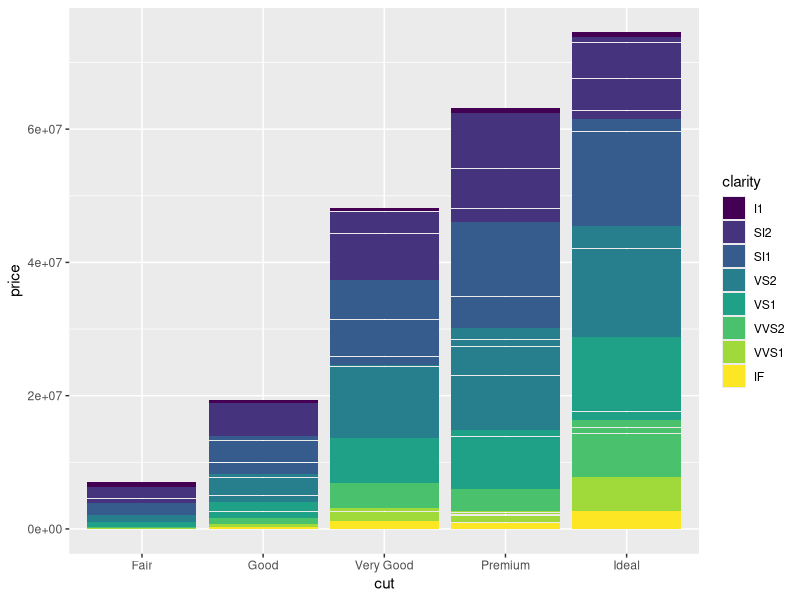
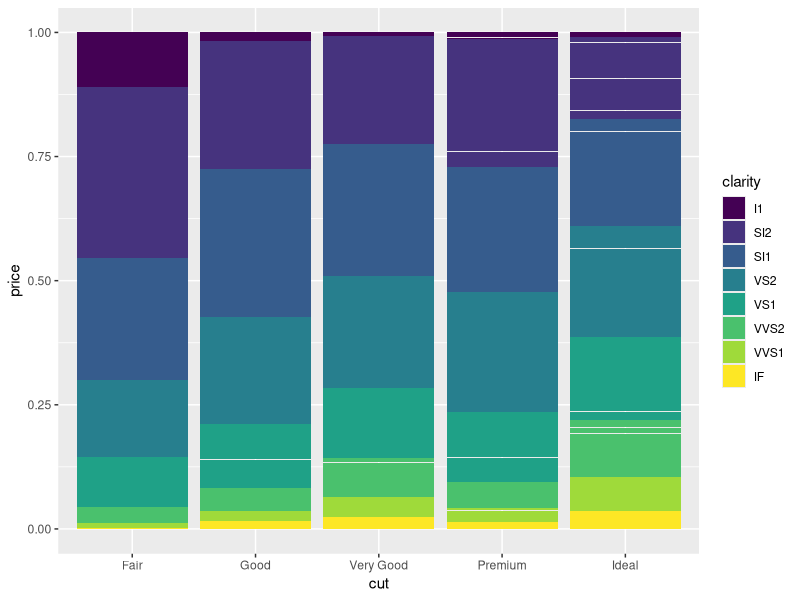
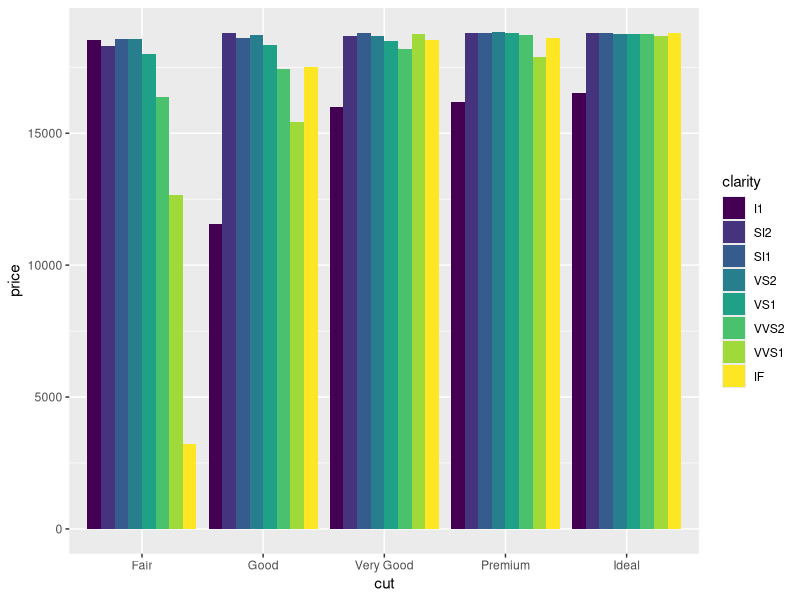
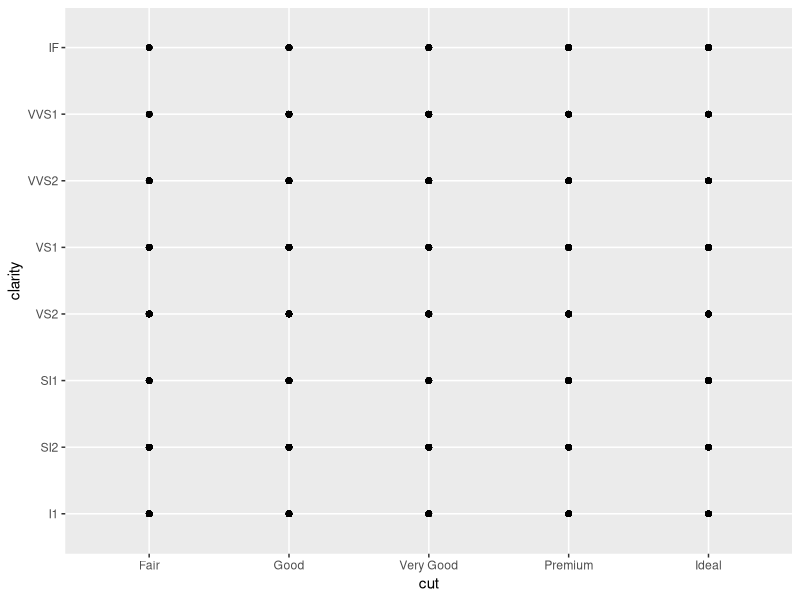
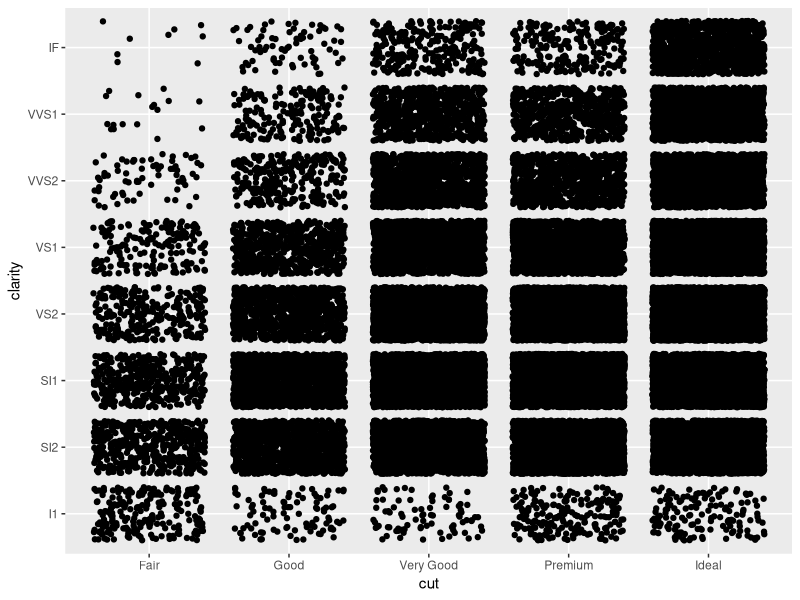
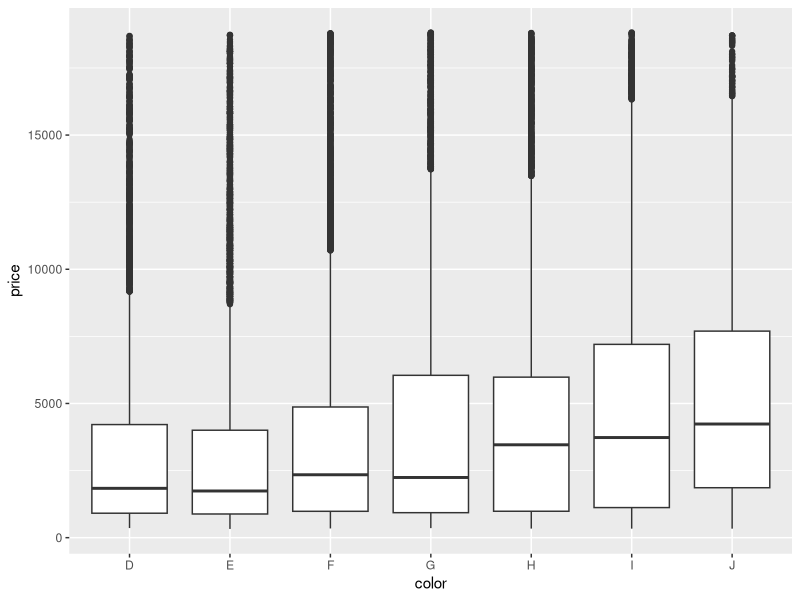
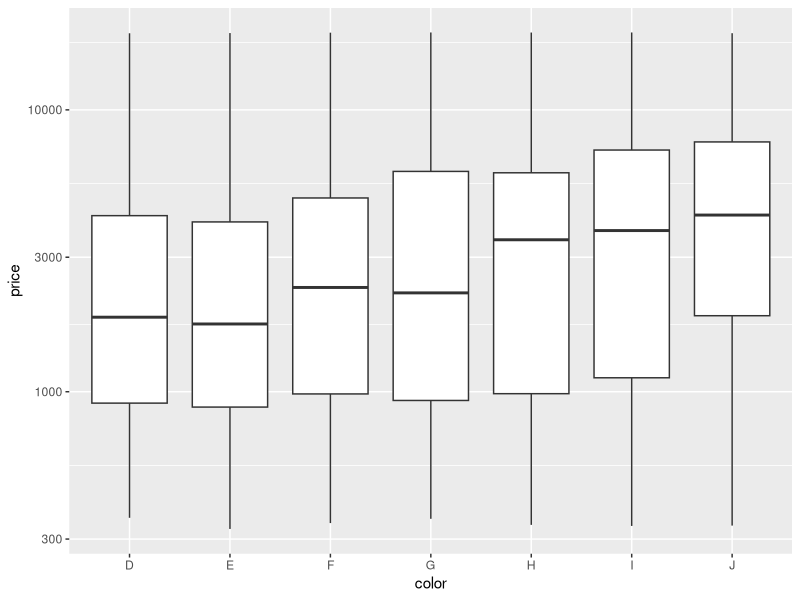
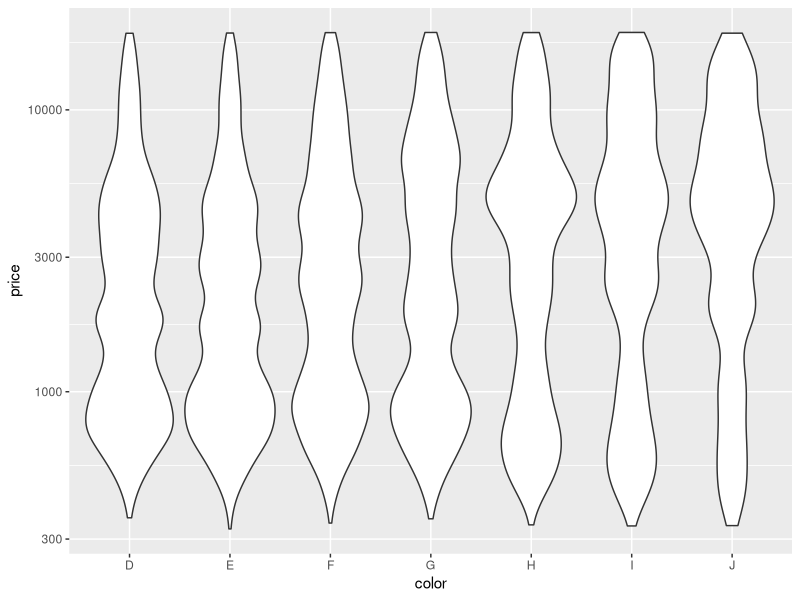

Write the R code that produced these figures, in order.
# Exercise 2: advanced ggplot2 practice

# Install and load the `ggplot2` package
#install.packages('ggplot2')
library("ggplot2")

# For this exercise you will again be working with the `diamonds` data set.
# Use `?diamonds` to review details about this data set
?diamonds

## Position Adjustments

# Draw a column (bar) chart of diamonds cuts by price, with each bar filled by 
# clarity. You should see a _stacked_ bar chart.
ggplot(data = diamonds) +
  geom_col(mapping = aes(x = cut, y = price, fill = clarity))


# Draw the same chart again, but with each element positioned to "fill" the y axis
ggplot(data = diamonds) +
  geom_col(mapping = aes(x = cut, y = price, fill = clarity), position = "fill")

# Draw the same chart again, but with each element positioned to "dodge" each other
ggplot(data = diamonds) +
  geom_col(mapping = aes(x = cut, y = price, fill = clarity), position = "dodge")

# Draw a plot with point geometry with the x-position mapped to `cut` and the 
# y-position mapped to `clarity`
# This creates a "grid" grouping the points
ggplot(data = diamonds) + 
  geom_point(mapping = aes(x = cut, y = clarity))

# Use the "jitter" position adjustment to keep the points from all overlapping!
# (This works a little better with a sample of diamond data, such as from the 
# previous exercise).
ggplot(data = diamonds) + 
  geom_point(mapping = aes(x = cut, y = clarity), position = "jitter")


## Scales

# Draw a "boxplot" (with `geom_boxplot`) for the diamond's price (y) by color (x)
ggplot(data = diamonds) + 
  geom_boxplot(mapping = aes(x = color, y = price))

# This has a lot of outliers, making it harder to read. To fix this, draw the 
# same plot but with a _logarithmic_ scale for the y axis.
ggplot(data = diamonds) + 
  geom_boxplot(mapping = aes(x = color, y = price)) + 
  scale_y_log10()

# For another version, draw the same plot but with `violin` geometry instead of 
# `boxplot` geometry!
# How does the logarithmic scale change the data presentation?
ggplot(data = diamonds) + 
  geom_violin(mapping = aes(x = color, y = price)) + 
  scale_y_log10()

# Another interesting plot: draw a plot of the diamonds price (y) by carat (x), 
# using a heatmap of 2d bins (geom_bin2d)
# What happens when you make the x and y channels scale logarithmically?
ggplot(data = diamonds) +
  geom_bin2d(mapping = aes(x = carat, y = price)) +
  scale_x_log10() +
  scale_y_log10()

# Draw a scatter plot for the diamonds price (y) by carat (x). Color each point
# by the clarity (Remember, this will take a while. Use a sample of the diamonds 
# for faster results)
ggplot(data = diamonds) +
  geom_point(mapping = aes(x = carat, y = price, color = clarity))

# Change the color of the previous plot using a ColorBrewer scale of your choice. 
# What looks nice?
ggplot(data = diamonds) +
  geom_point(mapping = aes(x = carat, y = price, color = clarity)) +
  scale_color_brewer(palette = "Spectral")


## Coordinate Systems

# Draw a bar chart with x-position and fill color BOTH mapped to cut
# For best results, SET the `width` of the geometry to be 1 (fill plot, no space
# between)
# TIP: You can save the plot to a variable for easier modifications
bar <- ggplot(data = diamonds) +
  geom_bar(mapping = aes(x = cut, fill = cut), width = 1)
bar

# Draw the same chart, but with the coordinate system flipped
bar + coord_flip()

# Draw the same chart, but in a polar coordinate system. It's a Coxcomb chart!
bar + coord_polar()


## Facets

# Take the scatter plot of price by carat data (colored by clarity) and add 
# _facets_ based on the diamond's `color`
ggplot(data = diamonds) +
  geom_point(mapping = aes(x = carat, y = price, color = clarity)) +
  scale_color_brewer(palette = "Spectral") +
  facet_wrap(~ color)


## Saving Plots

# Use the `ggsave()` function to save the current (recent) plot to disk.
# Name the output file "my-plot.png".
# Make sure you've set the working directory!!
ggsave("my-plot.png")
